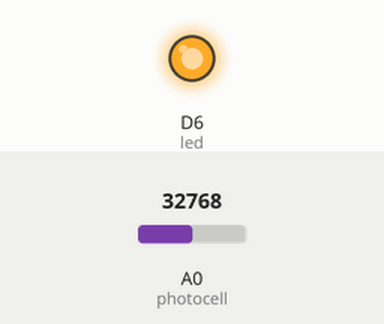
Simulated run of this program. Board: CircuitPython board. Shown: output pins drawn as LEDs (lit = HIGH). Inputs (shaded band) come from the test bench; at power-on: A0 (photocell) = 32768 (analog values on the 0–65535 scale).

Above: at 1.2 s.
1.3 s: A0 (photocell) set to 7864
At 1.9 s:
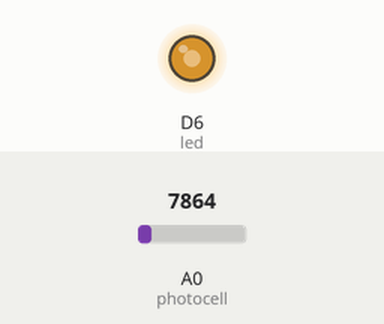
2.8 s: A0 (photocell) set to 0
At 3.9 s:
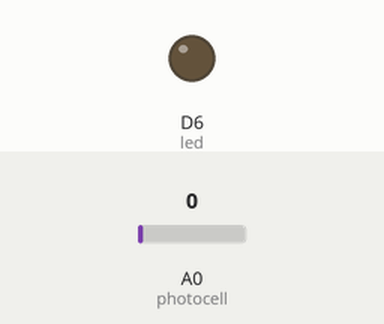
4.3 s: A0 (photocell) set to 19660
At 5.1 s:
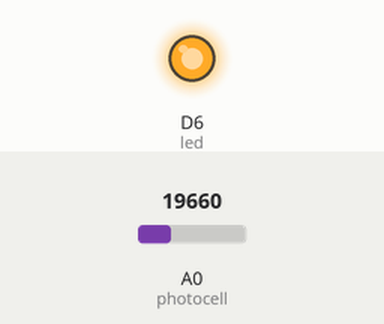
Timing chart, 0 to 7.3 s (numbered marks = the images above; inputs shaded):
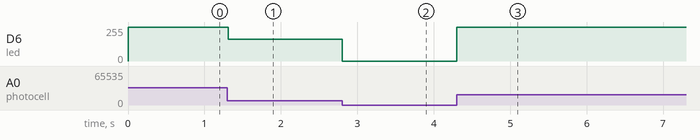

The program:

photocell.py
```python
"""CircuitPython Basics Analog Input example"""
"""
import board
import analogio

# photocell setup
photocell = analogio.AnalogIn(board.A0)

def adc_to_voltage(val):
    #3.3 is the outut voltge for Metro M0 pins
    return val / 65535 * 3.3

while True:
    print(photocell.value)
    print(adc_to_voltage(photocell.value))

"""


"""CircuitPython Basics Analog In PWM Output example"""

import board
import pulseio
from analogio import AnalogIn
import time
from simpleio import map_range  # ext library has map function

# photocell setup
photocell = AnalogIn(board.A0) # 0-655335 range depend on sensor+resistor
# led setup
led = pulseio.PWMOut(board.D6) # pwm out

while True:
    mapped = map_range(photocell.value, 4000, 10000, 0, 65535) # map_range returns float
    led.duty_cycle = int(mapped) # duty_cycle needs int
    time.sleep(0.01)
```

Measured:
- after the input at 1.3 s, D6 (led): 255/255 → 164/255 at once
- after the input at 2.8 s, D6 (led): 164/255 → 0/255 at once
- after the input at 4.3 s, D6 (led): 0/255 → 255/255 at once
